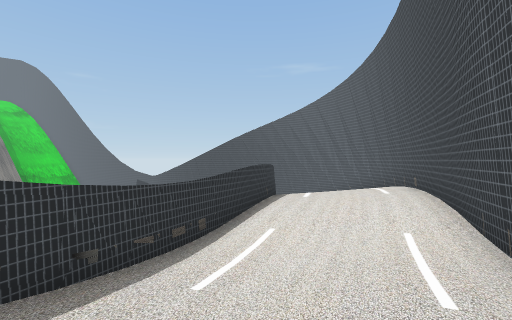
view 1 (above)

12 first-person views from a walk through a Unity game level. The camera is 1.4 m above the floor, looks level and sees 90° across. The floor is counted in squares, 2 m on a side. Each view is taken from the middle of a square. On the plan, view 1 faces up. The plan holds only what a view shows up to about 9 squares ahead; the rest is blank. The place goes on beyond the plan. Some surface patterns are stand-ins.

view 2
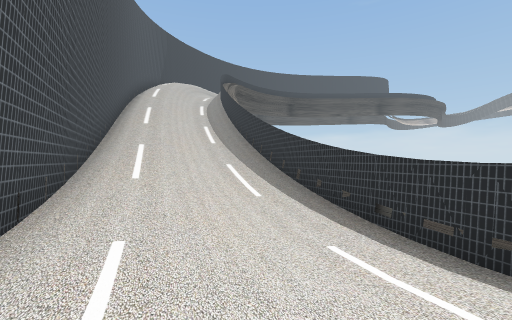

view 3
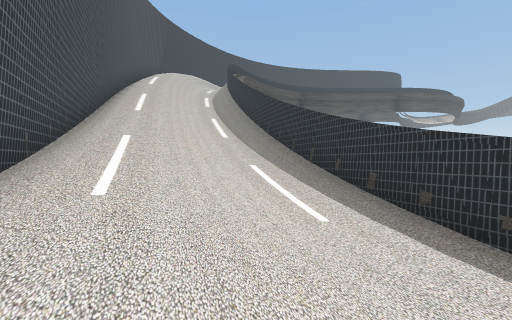

view 4
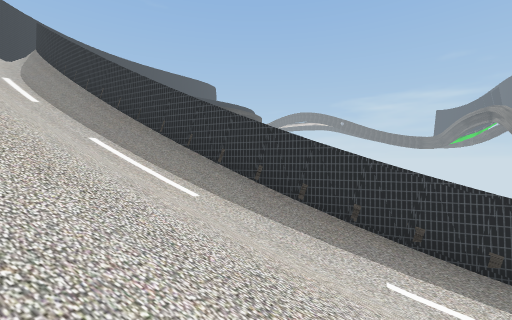

view 5
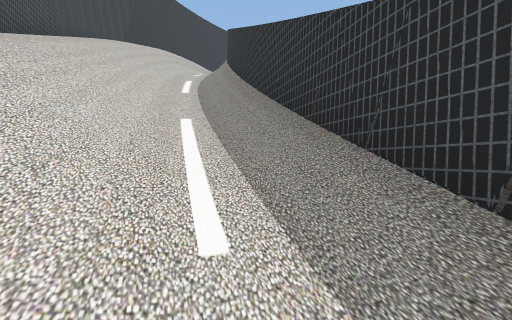

view 6
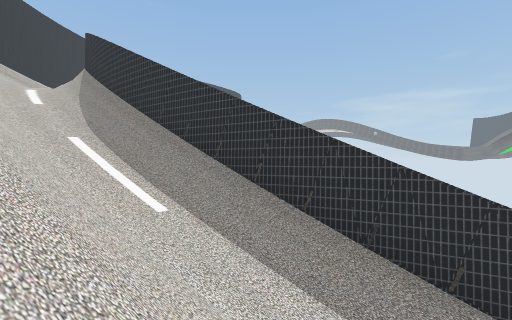

view 7
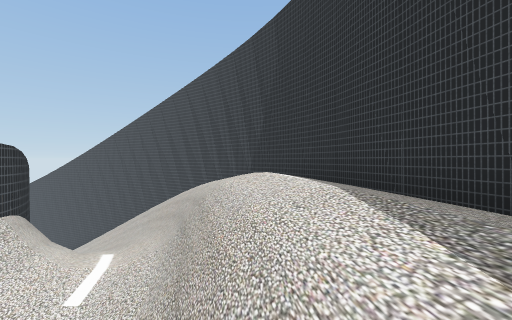

view 8
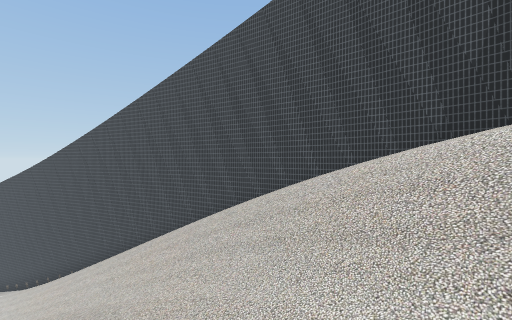

view 9
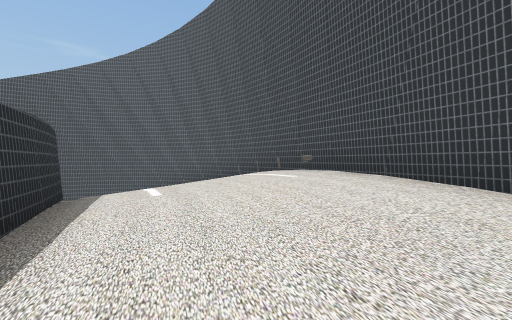

view 10
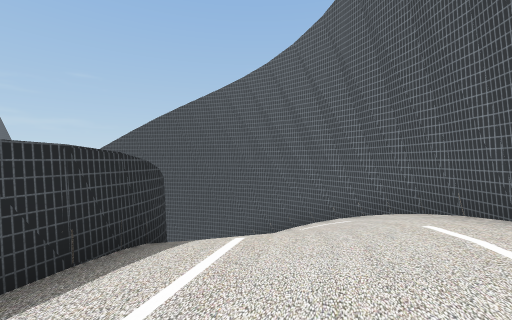

view 11
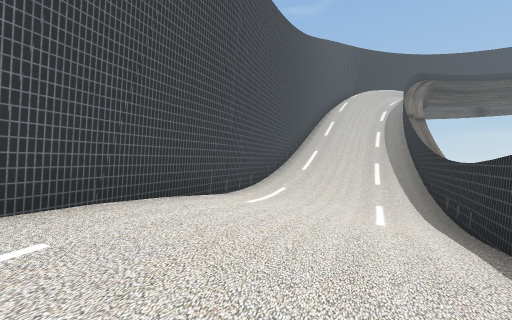

view 12
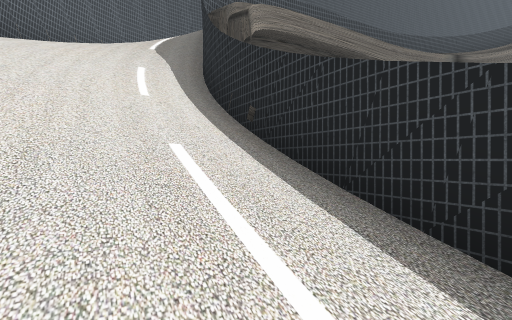

### Floor plan
Key: @ floor where view 1 was taken; # wall or solid block; . main floor; : floor 0.75 m higher than the main floor; - floor 0.75 m lower than the main floor; + floor 1.5 m higher than the main floor; * floor 12 m higher than the main floor; % floor 13.5 m higher than the main floor; & floor 14.25 m higher than the main floor; / step, stairs or slope; = window, fence, low wall or low ledge; ^ raised ledge.
Columns run from 15 left of view 1 to 5 right of it. Each row starts with its distance up from view 1.
 15                ##
 14                /###
 13            ///////##
 12            ////////##
 11            #^///////#
 10              =###//.#
  9                #....#
  8                #..::#
  7               =#.:::=
  6               #..::#
  5              =#...:#
  4              =--../=
  3              #--..##
  2             ^^-...#
  1             #../:#
  0            =#:/@:#
 -1            #///+##
 -2            #////#
 -3           #/////#
 -4          ##////##
 -5          #/////#
 -6         ##////##
 -7        ##/////#
 -8        #/////##
 -9       ##/////#
-10       #/////##
-11      ##/////#
-12    ###//// ##
-13    #///////#
-14   **//=///##
-15   //=/%%/##
-16 ////&& /##
-17  &&&///##
-18   //###
-19   ##

Where each view was taken, in squares from view 1:
view 1: 0 up, 0 right, facing up
view 2: 4 up, 2 right, facing down-left
view 3: 2 up, 1 right, facing down-left
view 4: 3 down, 0 right, facing left
view 5: 3 down, 3 left, facing down-left
view 6: 7 down, 3 left, facing left
view 7: 16 down, 15 left, facing right
view 8: 13 down, 11 left, facing right
view 9: 4 up, 0 right, facing up-right
view 10: 6 up, 2 right, facing up
view 11: 8 up, 2 right, facing down
view 12: 13 up, 4 left, facing down-right
